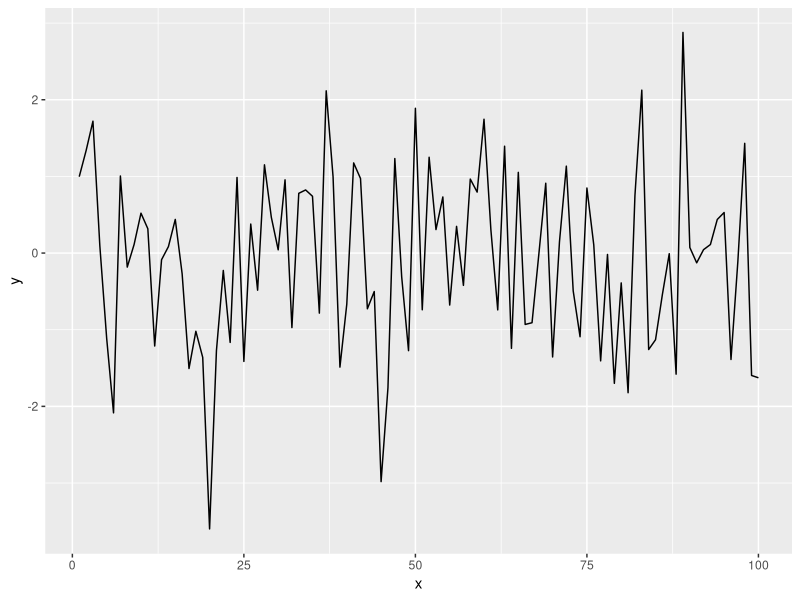

Write R code to recreate this figure.
## ---- chunk 1
knitr::opts_chunk$set(fig.align = "center")
## ---- chunk 2
library(tidyverse)
## ---- chunk 3
x = seq(1:100)
y = rnorm(100)
dat = data.frame(x, y)
ggplot(dat, aes(x = x, y = y)) +
geom_line()

## ---- chunk 4
knitr::kable(head(dat, n=5), caption = "This is the first 5 rows")

